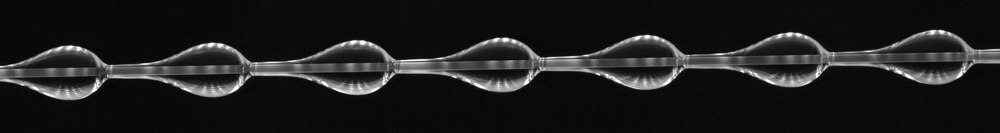
%> input picture Figure4/Experimental_data_RP.png, 1000 x 133 px, shrunk from 1920 x 256 before the run
$ octave create_segmented_experimental_image_RP.m   (GNU Octave 9; MATLAB toolbox functions it lacks are replaced by stand-ins)
%> lines starting %> are read from the running program, lines starting %| are printed output that depends on the picture; in (x1, y1, x2, y2) boxes, pixels count from 0 and x2, y2 are one past the last pixel; in counts of white or black regions, pixels touching at a corner belong together; the program's own positions count from 1
close all; clear all; clc

%% Preprocessing Experimental data
image = "Experimental_data_RP.png";

[I] = imread(image);
%> I is the input picture: size 133x1000x3 uint8; min 2, max 255, mean 29.6
greyI = rgb2gray(I);
% rotate image to correct
greyI = imrotate(greyI,-1,'bilinear','crop');
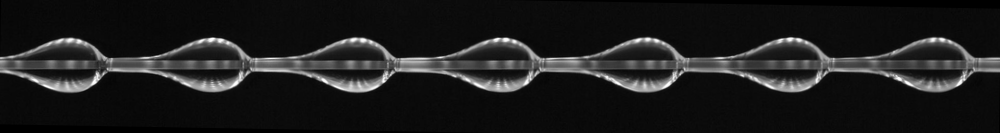
%> greyI: size 133x1000 uint8; min 0, max 255, mean 29.3
BW = imbinarize(greyI);
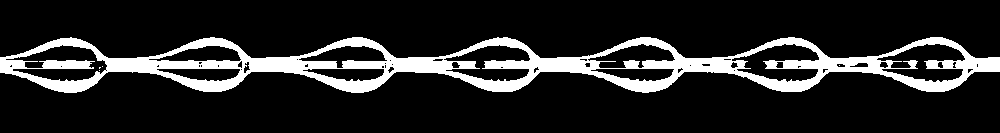
%> BW: size 133x1000 logical; 14.9% white; 5 white regions (4 under 20 px), largest, box (x1, y1, x2, y2) and area: (0, 37, 1000, 93) 19801
[B,image_mask] =bwboundaries(BW,8);
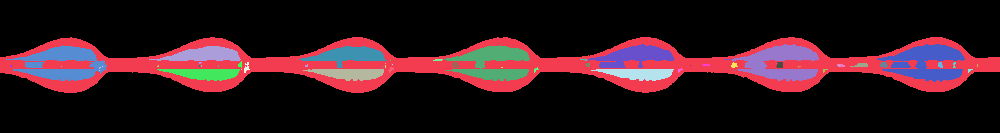
%> image_mask: size 133x1000 double; 57 distinct labels, from 0 to 56; one colour per label, 0 black
%> B = 56 boundaries; largest, box (x1, y1, x2, y2) and points: (0, 37, 1000, 93) 2036, (6, 45, 107, 81) 440, (877, 44, 965, 82) 389, (444, 45, 530, 81) 356, (732, 44, 819, 82) 338
thresh_im=(image_mask<1);
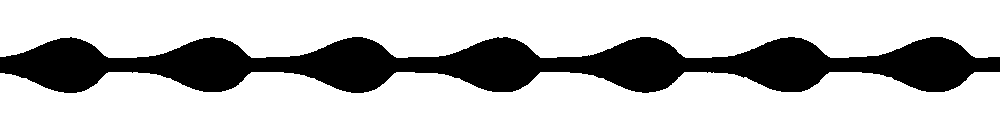
%> thresh_im: size 133x1000 logical; 76% white; 1 black region, box (x1, y1, x2, y2) and area: (0, 37, 1000, 93) 31977
[bdry] = edge(thresh_im,'Sobel');
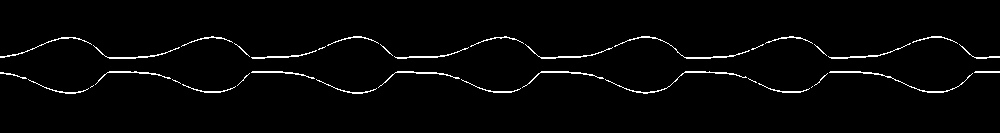
%> bdry: size 133x1000 logical; 2.3% white in thin lines or dots, all inside (x1, y1, x2, y2) = (0, 36, 1000, 94)

%%get the center row
ind = find(BW ==1);
%> ind = 19807 values from 58 to 132939
[row,col] = ind2sub(size(bdry),ind);
%find the midpoint of the first col
first_col = find(col==1);
%> first_col = [1; 2; 3; 4; 5; 6; 7; 8; 9; 10; 11; 12; 13; 14; 15; 16]
first_row = row(first_col);
%> first_row = [58; 59; 60; 61; 62; 63; 64; 65; 66; 67; 68; 69; 70; 71; 72; 73]
first_mid = min(first_row)+round((max(first_row)-min(first_row))/2);
%> first_mid = 66
%find the midpoint of the last col
last_col = find(col==size(bdry,2));
%> last_col = [19793; 19794; 19795; 19796; 19797; 19798; 19799; 19800; 19801; 19802; 19803; 19804; 19805; 19806; 19807]
last_row = row(last_col);
%> last_row = [58; 59; 60; 61; 62; 63; 64; 65; 66; 67; 68; 69; 70; 71; 72]
last_mid = min(last_row)+round((max(last_row)-min(last_row))/2);
%> last_mid = 65

% get the fiber thickness
fiber_image = edge(BW,'Canny');
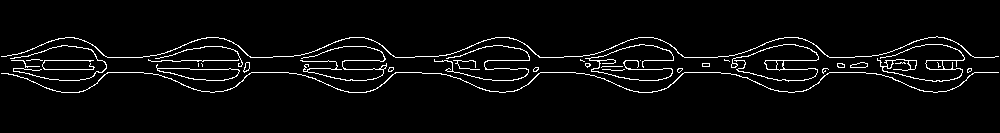
%> fiber_image: size 133x1000 logical; 4% white in thin lines or dots, all inside (x1, y1, x2, y2) = (1, 36, 999, 93)
ind_fiber = find(fiber_image ==1);
%> ind_fiber = 5384 values from 190 to 132807
[row,col] = ind2sub(size(bdry),ind_fiber);
%> row = 5384 values, max 93 at index 378, min 37 at index 5056, mean 65.21; col = 5384 values from 2 to 999
selected_col = 32; %for default
thresh = multithresh(row(find(col==selected_col)),6);
%> thresh = [50 55.02 60.04 66.94 69.95 74.97]
top_fiber_bdry =  round(thresh(3));
%> top_fiber_bdry = 60
fiber_thickness = (first_mid-top_fiber_bdry);
%> fiber_thickness = 6
figure;imshow(bdry);
hold on;
plot([0 size(bdry,2)],[first_mid+fiber_thickness  last_mid+fiber_thickness],'b','LineWidth',1); hold on;
plot([0 size(bdry,2)],[first_mid-fiber_thickness  last_mid-fiber_thickness],'b','LineWidth',1); hold on;
%> after `plot([0 size(bdry,2)],[first_mid-fiber_thickness last_mid-fiber_thickn`:
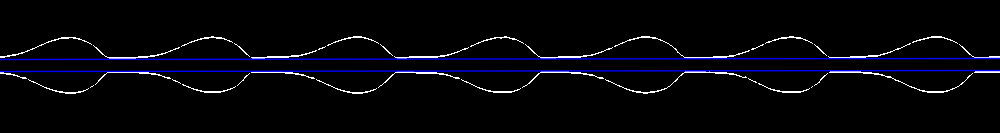
%> figure redrawn from the program's plot data
